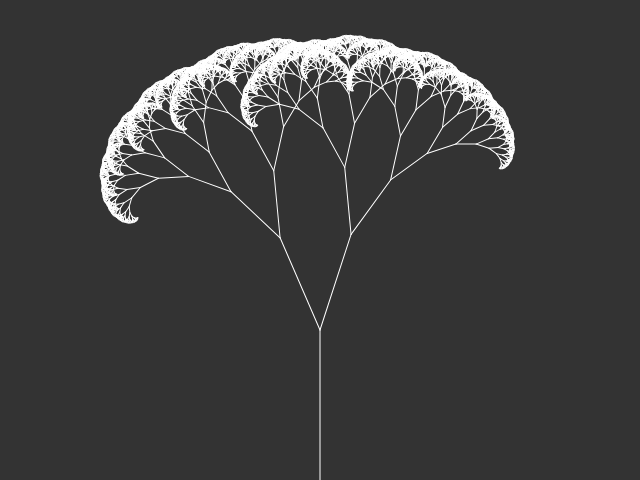
Frame 1 (no input)
Frame 60 (no input): identical to frame 1, image omitted
Frame 120 (the mouse pressed at the canvas centre since frame 60): identical to frame 1, image omitted

The p5.js sketch that drew this single still picture (run headless with seeded random() and noise() and a simulated clock; from frame 60 on, the mouse is pressed at the canvas centre):

// p5.js sketch
// ── sketch.js
let angle = 0, slider;

function setup() {
    createCanvas(640, 480);
    //slider = createSlider(0, TWO_PI, PI / 7.5, 0.01);
}

function draw() {
    background(51);
    //angle = slider.value();
    angle = PI / 6;
    stroke(255);
    translate(width / 2, height);
    branch(150);
}

function branch(len) {
    line(0, 0, 0, -len);
    translate(0, -len);
    if (len > 1) {
        push();
        rotate(angle * 0.6);
        branch(len * 0.67);
        pop();
        push();
        rotate(-angle * 0.78);
        branch(len * 0.67);
        pop();
    }

    //line(0, 0, 0, -len * 0.67);
}
